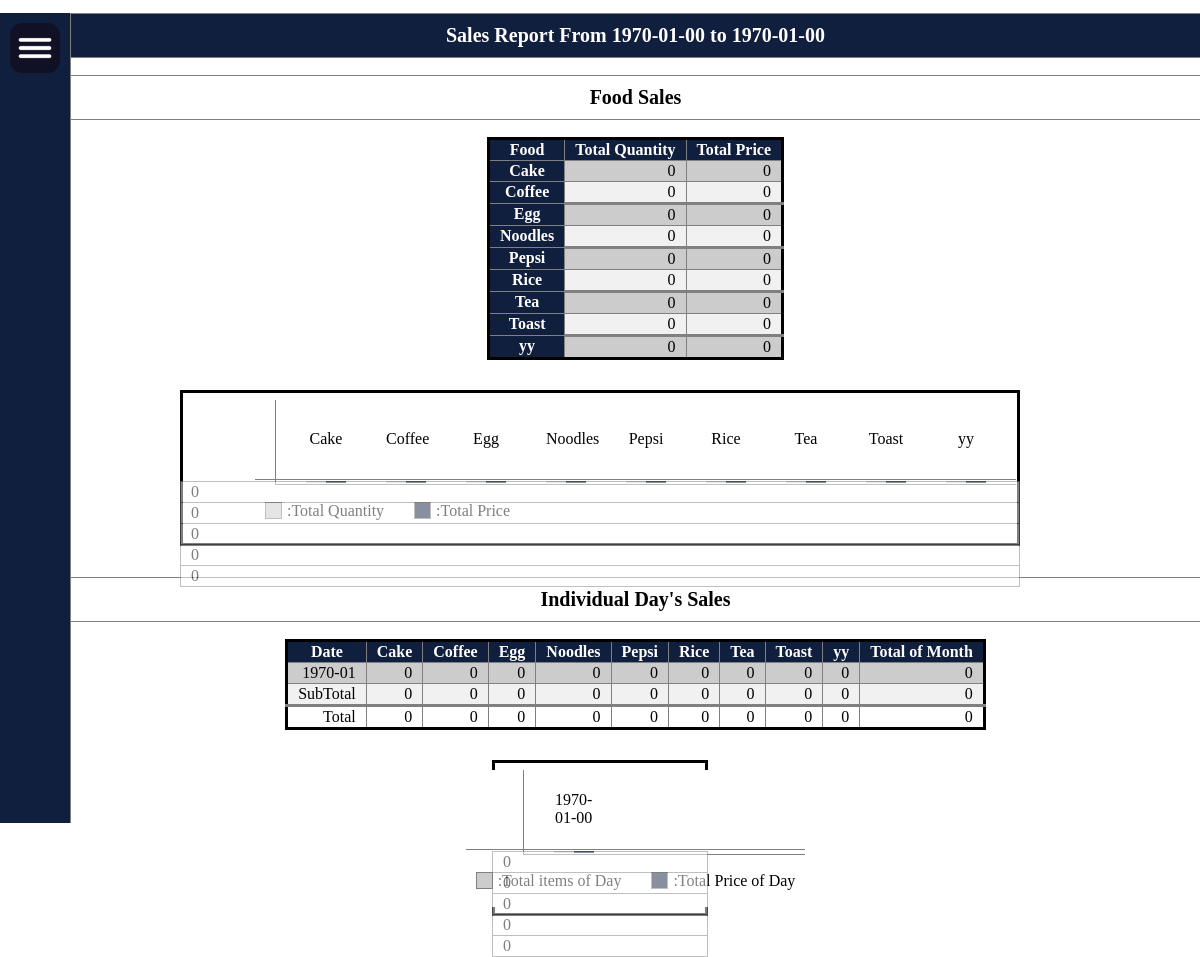
The app's page /salesreportm.php with its own data.
### tables this page shows
CREATE TABLE `menuitems` (
  `ITEMNO` int(5) NOT NULL,
  `name` varchar(50) NOT NULL,
  `price` decimal(10,2) NOT NULL,
  `discount` int(11) NOT NULL,
  `category` varchar(20) NOT NULL,
  `img` varchar(255) NOT NULL
);

### salesreportm.php (the view, shortened to what this page needs)
<?php
	include_once 'connection.php';
?>
<!DOCTYPE html>
<html>
<head>
<link rel="stylesheet" href="salesreport.css?x={random number/string}">
</head>
<header>
	<?php include'navigation.php'?>
</header>
<body>
<?php
	$quantityttt = 0;
	$sdate = date('Y-m-00', strtotime($_POST['sdate']));
	$fdate = date('Y-m-00', strtotime($_POST['fdate']));
	echo "<h1>Sales Report From $sdate to $fdate</h1>";
	echo "<h2>Food Sales</h2><table><tr><th>Food</th><th>Total Quantity</th><th>Total Price</th></tr>";
	$arr = array();
	$arrr = array();
	$getmenunames = mysqli_query($conn,"SELECT name FROM menuitems order by name");
	while($namess = $getmenunames->fetch_assoc()){
		array_push($arr,strval($namess['name']));
		array_push($arrr,0);
	}
	$arrrrr = array();
	$jojo = 1;
	for($z = 0 ; $z < count($arrr) ; $z++){
		$getprice = mysqli_query($conn,"SELECT price FROM menuitems where name = '$arr[$z]'");
		while($price = $getprice->fetch_assoc()){
			if($jojo==1){
			$pri = $price['price'];
				$quantityttt = $quantityttt + $arrr[$z];
				array_push($arrrrr,floatval($pri)*floatval($arrr[$z]));
				echo '<tr><th>'.$arr[$z].'</th><td class="ltd">'.$arrr[$z].'</td><td class="ltd">'.floatval($pri)*floatval($arrr[$z])."</td></tr>";
			}else{
				$quantityttt = $quantityttt + $arrr[$z];
				array_push($arrrrr,floatval($pri)*floatval($arrr[$z]));
				echo '<tr><th>'.$arr[$z].'</th><td class="htd">'.$arrr[$z].'</td><td class="htd">'.floatval($pri)*floatval($arrr[$z])."</td></tr>";
			}
			$jojo = $jojo *-1;
		}
	}
	echo '</table>';
	$amounttttttt = 0;
	for($yyy=0;$yyy<count($arrrrr);$yyy++){
		$amounttttttt = $amounttttttt + floatval($arrrrr[$yyy]);
	}
	$highest=0;
	$high=0;
	$www = (count($arrrrr)+1.5)*80;
	$strwww = strval($www);
	$strwww .= "px";
	$forhui = strval(($www*0.5)*-1);
	$forhui .= "px";
	$huihuihui = 'margin-left:';
	$huihuihui .= $forhui;
	$strhhh = strval($highest+6);
	$strhhh .="px";
	$high1= $high*0.2;
	$high2= $high*0.4;
	$high3= $high*0.6;
	$high4= $high*0.8;
	$high5= $high*1;
	$strhhhh = floatval($strhhh)+150;
	echo '<table id="front" height='.$strhhh.' width='.$strwww.' style='.$huihuihui.'><tr><td class="alignment">'.$high1.'</td></tr><tr><td class="alignment">'.$high2.'</td></tr><tr><td class="alignment">'.$high3.'</td></tr><tr><td class="alignment">'.$high4.'</td></tr><tr><td class="alignment">'.$high5.'</td></tr></table>';
	echo '<table id="borbor" height='.$strhhhh.' width='.$strwww.' style='.$huihuihui.'><tr><td></td></tr></table>';
	echo '<table id="box"><tr id="whay"><td class="haaa"></td><td class="names" colspan=2>';
	for($hehe=0;$hehe<count($arr);$hehe++){
		echo '<p class="graphnames">'.$arr[$hehe].'</p>';
	}
	echo '</td></tr><tr><td class="haa"></td><td class="valuess">';
	for($nono = 0; $nono<count($arrr); $nono++){
		$height="";
		if($quantityttt==0){
			$height = 0;
		}else{
			$height = round(($arrr[$nono]/($quantityttt+$amounttttttt))*100,3);
		}
		$strheight = strval($height*10);
		$strheight .="px";
		$height2="";
		if($amounttttttt==0){
			$height2 = 0;
		}else{
			$height2 = round(($arrrrr[$nono]/($amounttttttt+$quantityttt))*100,3);
		}
		$strheight2 = strval($height2*10);
		$strheight2 .="px";
		echo '<table id="graph" >';
		echo '<tr>';
		echo '<td class ="graph" height='.$strheight.'></td>';
		echo '</tr>';
		echo '</table>';
		echo '<table id="graphright">';
		echo '<tr>';
		echo '<td class ="graphright" height='.$strheight2.'></td>';
		echo '</tr>';
		echo '</table>';
	}
	echo '</td></tr><tr><td class ="concon" colspan=2><p class="light"></p><p>:Total Quantity</p><p class="dark"></p><p>:Total Price</p></td></tr></table>';
	echo "<h2>Individual Day's Sales</h2>";
	$arrl = array();
	$arrrl = array();
	$getmenunamess = mysqli_query($conn,"SELECT name FROM menuitems order by name");
	while($namesss = $getmenunamess->fetch_assoc()){
		array_push($arrl,strval($namesss['name']));
		array_push($arrrl,0);
	}
	echo '<table>';
	echo '<tr><th>Date</th>';
	for($m=0 ; $m<count($arrl);$m++){
		echo '<th>'.$arrl[$m].'</th>';
	}
	echo '<th>Total of Month</th>';
	echo '</tr>';
	$xxx = 0;
	$totototo =0;
	$tp = 0;
	$datearray = array();
	$daytarray = array();
	$dayitemarray = array();
	do{
			$gdate = date('Y-m-00',strtotime($sdate));
			for($gg = 0; $gg<count($arrrl);$gg++){
					$arrrl[$gg] = 0;
			}
			if($xxx!=0){
				array_push($datearray,$gdate);
				echo '<tr><td class="ltd">'.$sdate.'</td>';
				$t = 0;
				for($n=0 ; $n<count($arrrl); $n++){
					echo '<td class="ltd">'.$arrrl[$n].'</td>';
					$t = $t + $arrrl[$n];
				}
				echo '<td class="ltd">'.$t.'</td>';
				echo '</tr>';
				echo '<tr><td class="htd">SubTotal</td>';
				$tp = 0;
				for($p = 0 ; $p < count($arrrl) ; $p++){
					$getpricee = mysqli_query($conn,"SELECT price FROM menuitems where name = '$arr[$p]'");
					while($pricee = $getpricee->fetch_assoc()){
					$prie = $pricee['price'];
					$tp = $tp+floatval($prie)*floatval($arrrl[$p]);
					echo '<td class="htd">'.floatval($prie)*floatval($arrrl[$p])."</td>";
					}
				}
				echo '<td class ="htd">'.$tp.'</td>';
				echo '</tr>';
				$totototo = $totototo + $tp;
				array_push($dayitemarray,$t);
			}
			array_push($daytarray,$tp);
			$xxx = 1;
			$sdate = date('Y-m', strtotime($sdate . ' +1 month'));
	}while(date('Y-m-00', strtotime($gdate)) != date('Y-m-00', strtotime($fdate)));
	echo '<tr><td>Total</td>';
	for($z = 0 ; $z < count($arrr) ; $z++){
		$getprice = mysqli_query($conn,"SELECT price FROM menuitems where name = '$arr[$z]'");
		while($price = $getprice->fetch_assoc()){
			$pri = $price['price'];
			echo '<td>'.floatval($pri)*floatval($arrr[$z])."</td>";
		}
	}
	echo '<td>'.$totototo.'</td>';
	echo '</tr></table>';
	$newdaytarray = array();
	$tt1=0;
	$tt2=0;
	for($lolo=0;$lolo<count($dayitemarray);$lolo++){
		$tt1 = $tt1+$dayitemarray[$lolo];
	}
	for($lili=0;$lili<count($daytarray)-1;$lili++){
		$tt2 = $tt2+$daytarray[$lili+1];
		array_push($newdaytarray,$daytarray[$lili+1]);
	}
	$highest=0;
	$high=0;
	$www = (count($datearray)+1.7)*80;
	$strwww = strval($www);
	$strwww .= "px";
	$forhui = strval(($www*0.5)*-1);
	$forhui .= "px";
	$huihuihui = 'margin-left:';
	$huihuihui .= $forhui;
	$strhhh = strval($highest+6);
	$strhhh .="px";
	$high1= $high*0.2;
	$high2= $high*0.4;
	$high3= $high*0.6;
	$high4= $high*0.8;
	$high5= $high*1;
	$strhhhh = floatval($strhhh)+150;
	echo '<table id="front" height='.$strhhh.' width='.$strwww.' style='.$huihuihui.'><tr><td class="alignment">'.$high1.'</td></tr><tr><td class="alignment">'.$high2.'</td></tr><tr><td class="alignment">'.$high3.'</td></tr><tr><td class="alignment">'.$high4.'</td></tr><tr><td class="alignment">'.$high5.'</td></tr></table>';
	echo '<table id="borbor" height='.$strhhhh.' width='.$strwww.' style='.$huihuihui.'><tr><td></td></tr></table>';
	echo '<table id="box"><tr id="whay"><td class="haaa"></td><td class="names" colspan=2>';
	for($hehe=0;$hehe<count($datearray);$hehe++){
		echo '<p class="graphnames">'.$datearray[$hehe].'</p>';
	}
	echo '</td></tr><tr><td class="haa"></td><td class="valuess">';
	for($nono = 0; $nono<count($datearray); $nono++){
		$height="";
		if($tt1 == 0){
			$height = 0;
		}else{
			$height = round(($dayitemarray[$nono]/($tt1+$tt2))*100,3);
		}
		$strheight = strval($height*10);
		$strheight .="px";
		$height2="";
		if($tt2== 0){
			$height2 = 0;
		}else{
			$height2 = round(($daytarray[$nono+1]/($tt2+$tt1))*100,3);
		}
		$strheight2 = strval($height2*10);
		$strheight2 .="px";
		echo '<table id="graph" >';
		echo '<tr>';
		echo '<td class ="graph" height='.$strheight.'></td>';
		echo '</tr>';
		echo '</table>';
		echo '<table id="graphright">';
		echo '<tr>';
		echo '<td class ="graphright" height='.$strheight2.'></td>';
		echo '</tr>';
		echo '</table>';
	}
	echo '</td></tr><tr><td class ="concon" colspan=2><p class="light"></p><p>:Total items of Day</p><p class="dark"></p><p>:Total Price of Day</p></td></tr></table>';
?>
</body>
</html>

### salesreport.css (style rules this page uses)
h1,h2 { font-size:20px; text-align:center; background-color:white; border-top: 1px solid grey; border-bottom:1px solid grey; padding-top:10px; padding-bottom:10px; }
h1 { color:white; background-color:#101f3d; }
body { margin:0; }
table { text-align:center; margin-left:auto; margin-right:auto; background-color:white; border:3px solid black; border-collapse:collapse; }
th,td { border:1px solid grey; padding-left:10px; padding-right:10px; text-align:right; }
th { background-color:#101f3d; color:white; text-align:center; }
.ltd { background-color:#cccccc; }
.htd { background-color:#f1f1f1; border-bottom:3px solid grey; }
.graphnames { width:40px; margin-left:20px; margin-right:20px; text-align:center; }
#box { border:none; margin-top:40px; margin-bottom:40px; }
#graph { border:none; border-collapse:collapse; float:left; text-align:left; margin-left:20px; margin-right:0px; width:20px; }
#graphright { border:none ; border-collapse:collapse; float:left; text-align:left; margin-right:20px; margin-left:0px; width:20px; }
.graphright { border:none; background-color:#101f3d; border-collapse:collapse; }
.graph { border:none; background-color:#cccccc; border-collapse:collapse; }
.haa { border-left:none; border-bottom:none; border-top:none; }
.haaa { border-top:none; border-left:none; }
.names { border-top:none; border-right:none; }
.valuess { border-right:none; }
.concon { border:none; }
.light { background-color:#cccccc; width:15px; height:15px; border:1px solid grey; margin-right:5px; }
.dark { background-color:#101f3d; width:15px; height:15px; border:1px solid grey; margin-right:5px; margin-left:30px; }
#front { border:1px solid black; position:absolute; background-color:white; margin-top:121px; margin-bottom:40px; margin-left:auto; margin-right:auto; opacity:0.5; left:50%; }
#borbor { border:3px solid black; position: absolute; margin-top:30px; z-index:-3; left:50%; }
.alignment { text-align:left; }
#whay { height:80px; }

### navigation.css (style rules this page uses)
p { float:left; height:100%; }

### records on screen
menuitems: z "Cake", z "0", floatval($pri)*floatval($arrr[$z]) "0", floatval($prie)*floatval($arrrl[$p]) "0"
menuitems: z "Coffee", z "0", floatval($prie)*floatval($arrrl[$p]) "0", floatval($pri)*floatval($arrr[$z]) "0"
menuitems: z "Egg", z "0", floatval($pri)*floatval($arrr[$z]) "0", floatval($prie)*floatval($arrrl[$p]) "0"
menuitems: z "Noodles", z "0", floatval($prie)*floatval($arrrl[$p]) "0", floatval($pri)*floatval($arrr[$z]) "0"
menuitems: z "Pepsi", z "0", floatval($pri)*floatval($arrr[$z]) "0", floatval($prie)*floatval($arrrl[$p]) "0"
menuitems: z "Rice", z "0", floatval($prie)*floatval($arrrl[$p]) "0", floatval($pri)*floatval($arrr[$z]) "0"
menuitems: z "Tea", z "0", floatval($pri)*floatval($arrr[$z]) "0", floatval($prie)*floatval($arrrl[$p]) "0"
menuitems: z "Toast", z "0", floatval($prie)*floatval($arrrl[$p]) "0", floatval($pri)*floatval($arrr[$z]) "0"
menuitems: z "yy", z "0", floatval($pri)*floatval($arrr[$z]) "0", floatval($prie)*floatval($arrrl[$p]) "0"

### other values on screen
$sdate "1970-01-00"
$fdate "1970-01-00"
$high1 "0"
$high2 "0"
$high3 "0"
$high4 "0"
$high5 "0"
$arr[$hehe] "Cake"
$arr[$hehe] "Coffee"
$arr[$hehe] "Egg"
$arr[$hehe] "Noodles"
$arr[$hehe] "Pepsi"
$arr[$hehe] "Rice"
$arr[$hehe] "Tea"
$arr[$hehe] "Toast"
